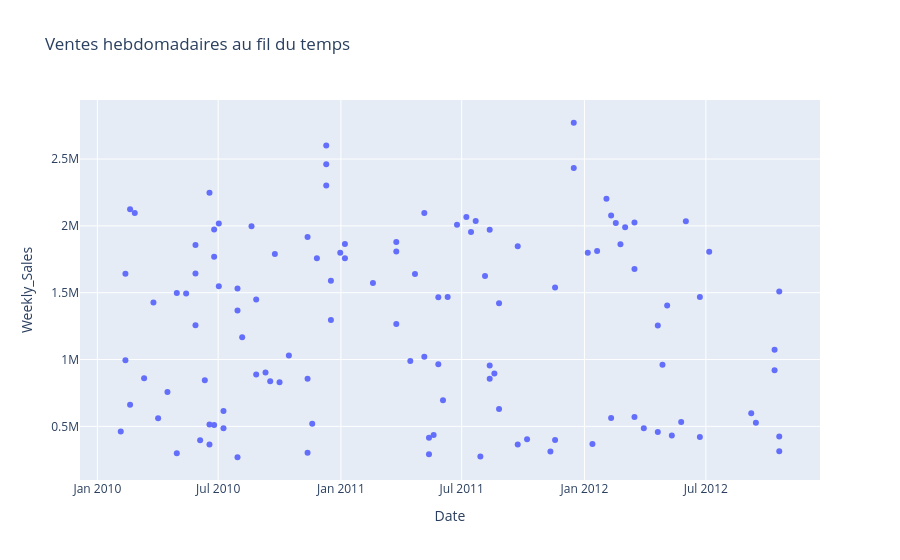

Source (notebook cell):
### Markdown cell above
On observe que les dates s'étalent du 5 février 2010 au 19 octobre 2012, avec une médiane située relativement au milieu, au 9 mai 2011. La répartition des dates semble donc s'étaler dans le temps plutôt que de se concentrer sur une année précise. 
18 dates sont manquantes.

### Code cell
px.scatter(df.dropna(subset=["Date"]), x="Date", y="Weekly_Sales",
           title="Ventes hebdomadaires au fil du temps")

### Figure 1 — Plotly figure (JSON) as saved in the notebook; plotly's stock layout.template omitted (floating-point values rounded to 4 significant figures; data arrays with more than 128 entries replaced by an {"elided": "..."} marker saying what was removed)
{"data": [{"hovertemplate": "Date=%{x}<br>Weekly_Sales=%{y}<extra></extra>", "legendgroup": "", "marker": {"color": "#636efa", "symbol": "circle"}, "mode": "markers", "name": "", "orientation": "v", "showlegend": false, "type": "scatter", "x": {"elided": "132 str values"}, "xaxis": "x", "y": {"elided": "132 float values"}, "yaxis": "y"}], "layout": {"legend": {"tracegroupgap": 0}, "title": {"text": "Ventes hebdomadaires au fil du temps"}, "xaxis": {"anchor": "y", "domain": [0, 1], "title": {"text": "Date"}}, "yaxis": {"anchor": "x", "domain": [0, 1], "title": {"text": "Weekly_Sales"}}}}
